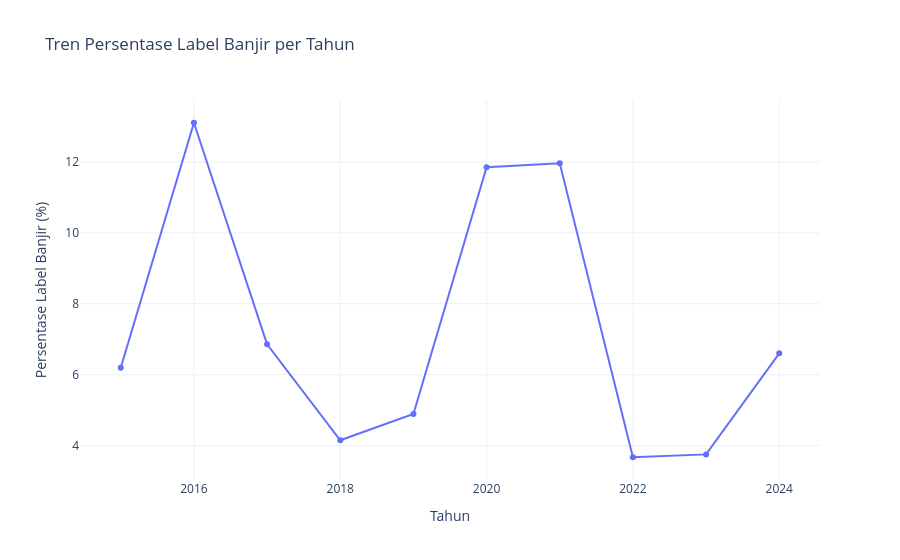

Source (notebook cell):
### Code cell
# ANALISIS TEMPORAL: TREN RISIKO BANJIR PER TAHUN

tren_tahunan = (
    df.group_by("year")
    .agg(
        pl.len().alias("jumlah_observasi"),
        (
            pl.col("flood_label").mean() * 100
        ).alias("persentase_label_banjir")
    )
    .sort("year")
)

print("=== TREN LABEL BANJIR PER TAHUN ===")
print(tren_tahunan)

# VISUALISASI 1
fig1 = px.line(
    tren_tahunan.to_pandas(),
    x="year",
    y="persentase_label_banjir",
    markers=True,
    title="Tren Persentase Label Banjir per Tahun",
    labels={
        "year": "Tahun",
        "persentase_label_banjir": "Persentase Label Banjir (%)"
    }
)

fig1.update_layout(
    template="plotly_white",
    hovermode="x unified"
)

fig1.show()

### Figure 1 — Plotly figure (JSON) as saved in the notebook; plotly's stock layout.template omitted (floating-point values rounded to 4 significant figures)
{"data": [{"hovertemplate": "Tahun=%{x}<br>Persentase Label Banjir (%)=%{y}<extra></extra>", "legendgroup": "", "line": {"color": "#636efa", "dash": "solid"}, "marker": {"symbol": "circle"}, "mode": "lines+markers", "name": "", "orientation": "v", "showlegend": false, "type": "scatter", "x": [2015, 2016, 2017, 2018, 2019, 2020, 2021, 2022, 2023, 2024], "xaxis": "x", "y": [6.195, 13.11, 6.856, 4.152, 4.894, 11.85, 11.96, 3.673, 3.754, 6.603], "yaxis": "y"}], "layout": {"hovermode": "x unified", "legend": {"tracegroupgap": 0}, "title": {"text": "Tren Persentase Label Banjir per Tahun"}, "xaxis": {"anchor": "y", "domain": [0, 1], "title": {"text": "Tahun"}}, "yaxis": {"anchor": "x", "domain": [0, 1], "title": {"text": "Persentase Label Banjir (%)"}}}}
